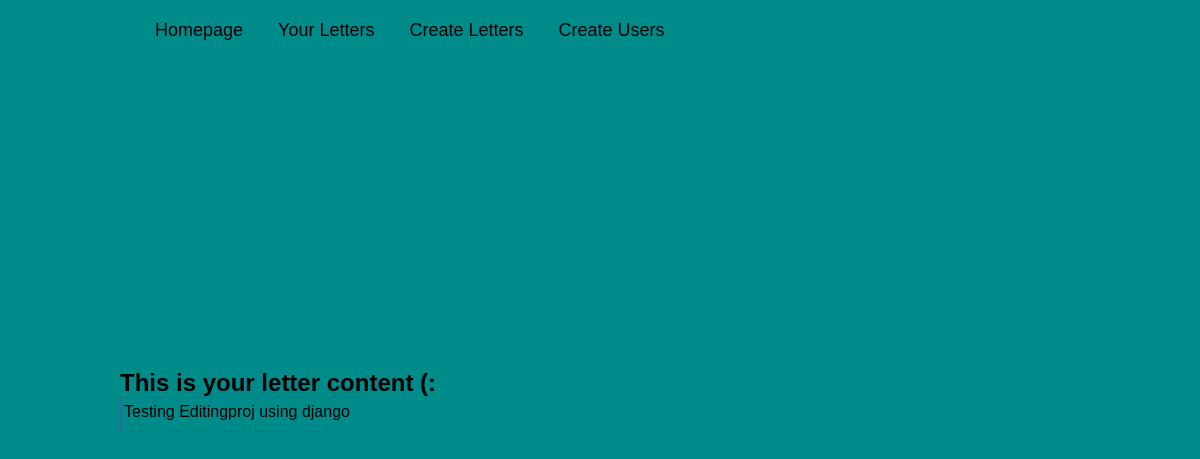
The app's page /letter/3/content, older data.
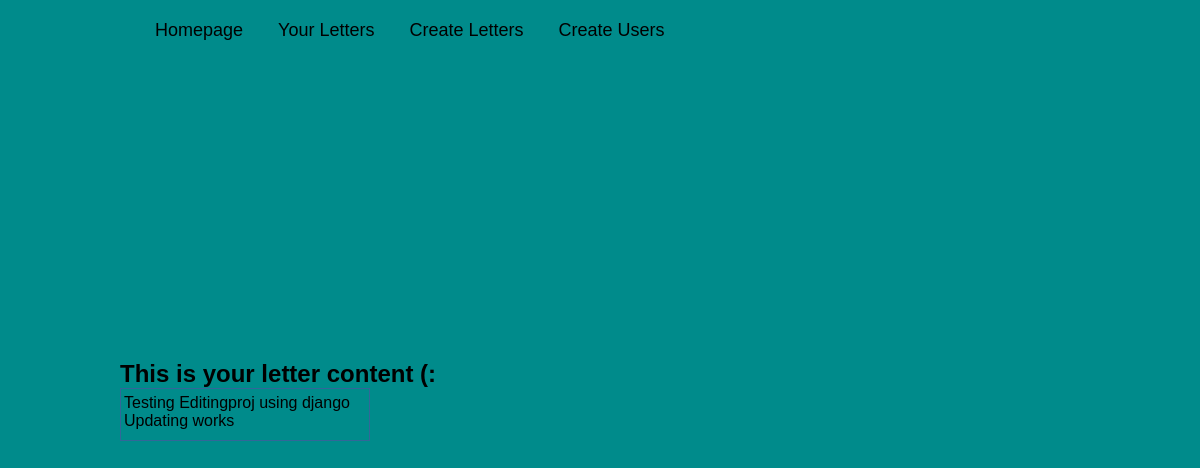
The same page, newer data.
### letter/models.py (models this page shows, shortened)
class Letter(models.Model):
    first_name = models.CharField(max_length=30, null=True)
    last_name = models.CharField(max_length=30, null=True)
    send_to = models.EmailField()
    title = models.CharField(max_length=50)
    content = models.TextField()
    ending = models.CharField(max_length=50)
    date_to_send = models.DateField()
    submitted = models.DateField(auto_now_add=True)
    class Meta:
        ordering = ['submitted']

### letter/views.py (the view)
# urls.py: path('letter/<slug:pk>/content', views.LetterContentView.as_view(), name='content_view_letter'),
class LetterContentView(DetailView):
    template_name = 'letter/letter_content.html'
    model = Letter
    def get_context_data(self, **kwargs):
        context = super().get_context_data(**kwargs)
        context['letter_content'] = Letter.content
        return context

### letter/templates/letter/letter_content.html (shortened to what this page needs)
{% extends 'base.html' %}
{% load static%}
{% block content %}
    <div>
        <h1>This is your letter content (: </h1>
        <div class="boxed">
            <p class="letter_content_display">{{ letter.content }}</p>
        </div>
    </div>
{% endblock content %}

Row changes from the older to the newer data that the page shows:
changed Letter: content "Testing Editingproj using django" → "Testing Editingproj using django Updating works"
